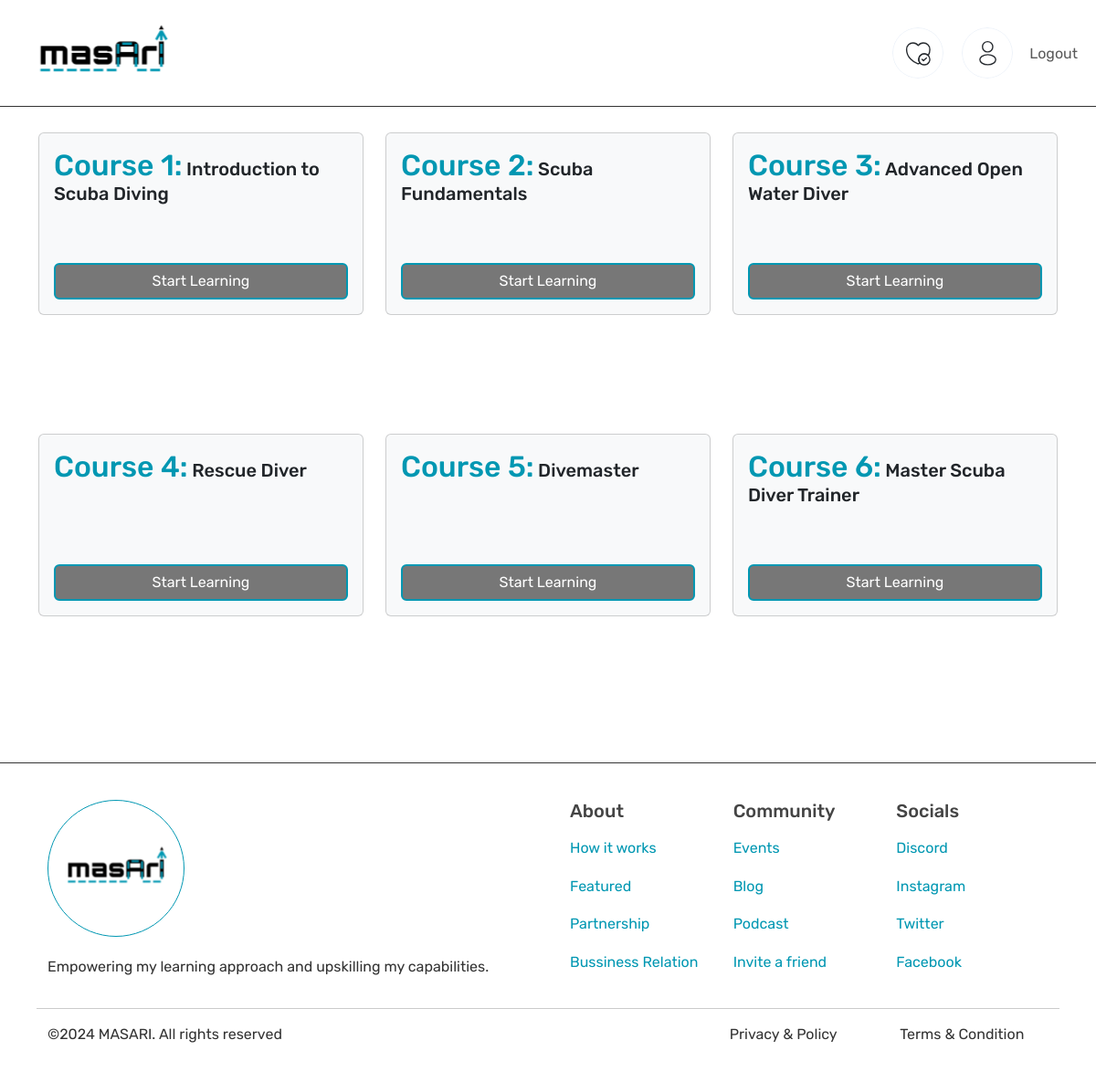
/learningpath/37 (signed in), run on the app's committed database.
### app/models/models.py (models this page shows)
class Courses(db.Model):
    id = db.Column(db.Integer, primary_key=True)
    title = db.Column(db.String(100), nullable=False)
    description = db.Column(db.Text, nullable=True)
    user_id = db.Column(db.Integer, db.ForeignKey('users.id'), nullable=False)
    learning_path_id = db.Column(db.Integer, db.ForeignKey('learning_paths.id'), nullable=True)
    learning_path = db.relationship('LearningPaths', backref='courses')

### app/routes/main.py (the view)
@app.route('/learningpath/<int:path_id>', methods=['GET', 'POST'])
@login_required
def learningpath(path_id):
    courses = Courses.query.filter_by(learning_path_id=path_id).all()
    course_titles = [{'id':course.id, 'title': course.title} for course in courses]
    return render_template('learningpath.html', courses=course_titles)

### app/__init__.py (called while the page is built)
@login_manager.user_loader
def load_user(user_id):
    return models.Users.query.get(int(user_id))

### app/routes/main.py (called while the page is built)
@app.context_processor
def inject_user_id():
    if current_user.is_authenticated:
        return {'userId': current_user.id}
    else:
        return {'userId': None}

### templates/learningpath.html (shortened to what this page needs)
{% extends 'base.html' %}
{% block content %}
<link href="{{ url_for('static', filename='css/learningpath.css') }}" rel="stylesheet">
<div class="row" style="padding: 30px;">
    {% for course in courses %}
    <div class="col-lg-4 col-md-6 col-sm-12 mb-4" style="height: 200px;">
        <div class="card bg-light" style="height: 100%;">
            <div class="card-body">
                <h5 class="card-title"><span style="color: #0097b2; font-size: 32px;">Course {{ loop.index }}:</span> {{ course.title }}</h5>
                <button class="btn btn-bluesky generate-lessons" data-course-title="{{ course.title }}" data-course-id="{{ course.id }}">Start Learning</button>
            </div>
        </div>
    </div>
    {% endfor %}
</div>
{% endblock %}

### static/css/general.css (style rules this page uses)
body, html { margin: 0; padding: 0; box-sizing: border-box; }
body { font-family: "Rubik", sans-serif; font-optical-sizing: auto; font-style: normal; font-size: 16px; color: #333; }
.row { margin: 0 !important; }
h1, h2, h3, h4, h5, h6 { font-family: 'Rubik', sans-serif; font-weight: 500; color: #444; }
.btn-bluesky { background-color: #777; border: 2px solid #0097b2; color: #fff; transition: border-color, background-color 0.3s ease; }
.card-body { display: flex; flex-direction: column; justify-content: space-between; }

### data on the page
Courses: title "Introduction to Scuba Diving"
Courses: title "Scuba Fundamentals"
Courses: title "Advanced Open Water Diver"
Courses: title "Rescue Diver"
Courses: title "Divemaster"
Courses: title "Master Scuba Diver Trainer"
